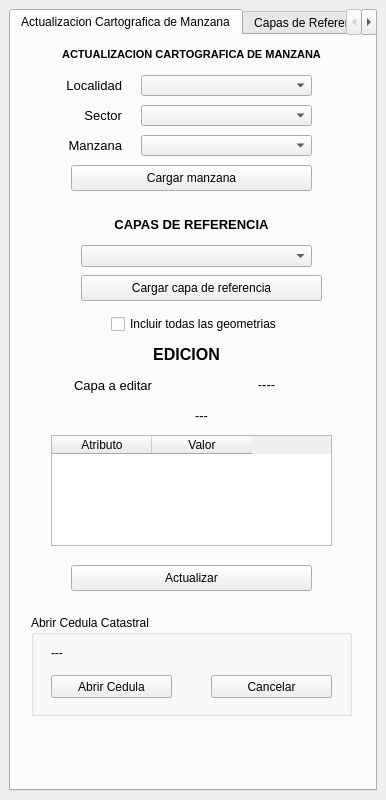
<?xml version="1.0" encoding="UTF-8"?>
<ui version="4.0">
 <class>actualizacioncatastralv2DockWidgetBase</class>
 <widget class="QDockWidget" name="actualizacioncatastralv2DockWidgetBase">
  <property name="geometry">
   <rect>
    <x>0</x>
    <y>0</y>
    <width>386</width>
    <height>800</height>
   </rect>
  </property>
  <property name="windowTitle">
   <string>actualizacioncatastralv2</string>
  </property>
  <widget class="QWidget" name="dockWidgetContents">
   <layout class="QGridLayout" name="gridLayout">
    <item row="0" column="0">
     <widget class="QTabWidget" name="tabWidget">
      <property name="currentIndex">
       <number>0</number>
      </property>
      <widget class="QWidget" name="tab">
       <attribute name="title">
        <string>Actualizacion Cartografica de Manzana</string>
       </attribute>
       <widget class="QComboBox" name="comboLocalidad">
        <property name="geometry">
         <rect>
          <x>130</x>
          <y>40</y>
          <width>171</width>
          <height>21</height>
         </rect>
        </property>
        <property name="styleSheet">
         <string notr="true">font: 25 8pt &quot;Bahnschrift Light&quot;;</string>
        </property>
       </widget>
       <widget class="QComboBox" name="comboSector">
        <property name="geometry">
         <rect>
          <x>130</x>
          <y>70</y>
          <width>171</width>
          <height>21</height>
         </rect>
        </property>
        <property name="styleSheet">
         <string notr="true">font: 25 8pt &quot;Bahnschrift Light&quot;;</string>
        </property>
       </widget>
       <widget class="QComboBox" name="comboManzana">
        <property name="geometry">
         <rect>
          <x>130</x>
          <y>100</y>
          <width>171</width>
          <height>21</height>
         </rect>
        </property>
        <property name="styleSheet">
         <string notr="true">font: 25 8pt &quot;Bahnschrift Light&quot;;</string>
        </property>
       </widget>
       <widget class="QLabel" name="label">
        <property name="geometry">
         <rect>
          <x>0</x>
          <y>40</y>
          <width>111</width>
          <height>21</height>
         </rect>
        </property>
        <property name="styleSheet">
         <string notr="true">font: 25 8pt &quot;Bahnschrift Light&quot;;
</string>
        </property>
        <property name="text">
         <string>&lt;html&gt;&lt;head/&gt;&lt;body&gt;&lt;p align=&quot;right&quot;&gt;&lt;span style=&quot; font-size:10pt;&quot;&gt;Localidad&lt;/span&gt;&lt;/p&gt;&lt;/body&gt;&lt;/html&gt;</string>
        </property>
       </widget>
       <widget class="QLabel" name="label_2">
        <property name="geometry">
         <rect>
          <x>0</x>
          <y>70</y>
          <width>111</width>
          <height>21</height>
         </rect>
        </property>
        <property name="styleSheet">
         <string notr="true">font: 25 8pt &quot;Bahnschrift Light&quot;;</string>
        </property>
        <property name="text">
         <string>&lt;html&gt;&lt;head/&gt;&lt;body&gt;&lt;p align=&quot;right&quot;&gt;&lt;span style=&quot; font-size:10pt;&quot;&gt;Sector&lt;/span&gt;&lt;/p&gt;&lt;/body&gt;&lt;/html&gt;</string>
        </property>
       </widget>
       <widget class="QLabel" name="label_3">
        <property name="geometry">
         <rect>
          <x>0</x>
          <y>100</y>
          <width>111</width>
          <height>21</height>
         </rect>
        </property>
        <property name="styleSheet">
         <string notr="true">font: 25 8pt &quot;Bahnschrift Light&quot;;</string>
        </property>
        <property name="text">
         <string>&lt;html&gt;&lt;head/&gt;&lt;body&gt;&lt;p align=&quot;right&quot;&gt;&lt;span style=&quot; font-size:10pt;&quot;&gt;Manzana&lt;/span&gt;&lt;/p&gt;&lt;/body&gt;&lt;/html&gt;</string>
        </property>
       </widget>
       <widget class="QPushButton" name="botonCargar">
        <property name="geometry">
         <rect>
          <x>60</x>
          <y>130</y>
          <width>241</width>
          <height>26</height>
         </rect>
        </property>
        <property name="styleSheet">
         <string notr="true">font: 25 8pt &quot;Bahnschrift Light&quot;;</string>
        </property>
        <property name="text">
         <string>Cargar manzana</string>
        </property>
       </widget>
       <widget class="QLabel" name="labelEdicion">
        <property name="geometry">
         <rect>
          <x>0</x>
          <y>310</y>
          <width>351</width>
          <height>20</height>
         </rect>
        </property>
        <property name="styleSheet">
         <string notr="true">font: 25 8pt &quot;Bahnschrift Light&quot;;</string>
        </property>
        <property name="text">
         <string>&lt;html&gt;&lt;head/&gt;&lt;body&gt;&lt;p align=&quot;center&quot;&gt;&lt;span style=&quot; font-size:12pt; font-weight:600;&quot;&gt;EDICION&lt;/span&gt;&lt;/p&gt;&lt;/body&gt;&lt;/html&gt;</string>
        </property>
       </widget>
       <widget class="QLabel" name="labelTituloEditar">
        <property name="geometry">
         <rect>
          <x>0</x>
          <y>340</y>
          <width>141</width>
          <height>21</height>
         </rect>
        </property>
        <property name="styleSheet">
         <string notr="true">font: 25 8pt &quot;Bahnschrift Light&quot;;</string>
        </property>
        <property name="text">
         <string>&lt;html&gt;&lt;head/&gt;&lt;body&gt;&lt;p align=&quot;right&quot;&gt;&lt;span style=&quot; font-size:10pt;&quot;&gt;Capa a editar&lt;/span&gt;&lt;/p&gt;&lt;/body&gt;&lt;/html&gt;</string>
        </property>
       </widget>
       <widget class="QTableWidget" name="tablaEdicion">
        <property name="geometry">
         <rect>
          <x>40</x>
          <y>400</y>
          <width>281</width>
          <height>111</height>
         </rect>
        </property>
        <property name="styleSheet">
         <string notr="true">font: 25 8pt &quot;Bahnschrift Light&quot;;</string>
        </property>
        <column>
         <property name="text">
          <string>Atributo</string>
         </property>
        </column>
        <column>
         <property name="text">
          <string>Valor</string>
         </property>
        </column>
       </widget>
       <widget class="QPushButton" name="botonEditar">
        <property name="geometry">
         <rect>
          <x>60</x>
          <y>530</y>
          <width>241</width>
          <height>26</height>
         </rect>
        </property>
        <property name="styleSheet">
         <string notr="true">font: 25 8pt &quot;Bahnschrift Light&quot;;</string>
        </property>
        <property name="text">
         <string>Actualizar</string>
        </property>
       </widget>
       <widget class="QLabel" name="labelCapaEdicion">
        <property name="geometry">
         <rect>
          <x>150</x>
          <y>340</y>
          <width>211</width>
          <height>20</height>
         </rect>
        </property>
        <property name="styleSheet">
         <string notr="true">font: 25 8pt &quot;Bahnschrift Light&quot;;</string>
        </property>
        <property name="text">
         <string>&lt;html&gt;&lt;head/&gt;&lt;body&gt;&lt;p align=&quot;center&quot;&gt;&lt;span style=&quot; font-size:10pt;&quot;&gt;----&lt;/span&gt;&lt;/p&gt;&lt;/body&gt;&lt;/html&gt;</string>
        </property>
       </widget>
       <widget class="QLabel" name="labelStatusEdicion">
        <property name="geometry">
         <rect>
          <x>10</x>
          <y>370</y>
          <width>361</width>
          <height>21</height>
         </rect>
        </property>
        <property name="styleSheet">
         <string notr="true">font: 25 8pt &quot;Bahnschrift Light&quot;;</string>
        </property>
        <property name="text">
         <string>&lt;html&gt;&lt;head/&gt;&lt;body&gt;&lt;p align=&quot;center&quot;&gt;&lt;span style=&quot; font-size:10pt;&quot;&gt;---&lt;/span&gt;&lt;/p&gt;&lt;/body&gt;&lt;/html&gt;</string>
        </property>
       </widget>
       <widget class="QLabel" name="labelEdicion_2">
        <property name="geometry">
         <rect>
          <x>0</x>
          <y>10</y>
          <width>361</width>
          <height>20</height>
         </rect>
        </property>
        <property name="styleSheet">
         <string notr="true">font: 25 7pt &quot;Bahnschrift Light&quot;;</string>
        </property>
        <property name="text">
         <string>&lt;html&gt;&lt;head/&gt;&lt;body&gt;&lt;p align=&quot;center&quot;&gt;&lt;span style=&quot; font-size:8pt; font-weight:600;&quot;&gt;ACTUALIZACION CARTOGRAFICA DE MANZANA&lt;/span&gt;&lt;/p&gt;&lt;/body&gt;&lt;/html&gt;</string>
        </property>
       </widget>
       <widget class="QComboBox" name="comboCapaReferencia">
        <property name="geometry">
         <rect>
          <x>70</x>
          <y>210</y>
          <width>231</width>
          <height>22</height>
         </rect>
        </property>
       </widget>
       <widget class="QLabel" name="labelEdicion_3">
        <property name="geometry">
         <rect>
          <x>0</x>
          <y>180</y>
          <width>361</width>
          <height>20</height>
         </rect>
        </property>
        <property name="styleSheet">
         <string notr="true">font: 25 7pt &quot;Bahnschrift Light&quot;;</string>
        </property>
        <property name="text">
         <string>&lt;html&gt;&lt;head/&gt;&lt;body&gt;&lt;p align=&quot;center&quot;&gt;&lt;span style=&quot; font-size:10pt; font-weight:600;&quot;&gt;CAPAS DE REFERENCIA&lt;/span&gt;&lt;/p&gt;&lt;/body&gt;&lt;/html&gt;</string>
        </property>
       </widget>
       <widget class="QPushButton" name="botonCargarReferencia">
        <property name="geometry">
         <rect>
          <x>70</x>
          <y>240</y>
          <width>241</width>
          <height>26</height>
         </rect>
        </property>
        <property name="text">
         <string>Cargar capa de referencia</string>
        </property>
       </widget>
       <widget class="QCheckBox" name="checkTodasGeom">
        <property name="geometry">
         <rect>
          <x>100</x>
          <y>280</y>
          <width>171</width>
          <height>18</height>
         </rect>
        </property>
        <property name="text">
         <string>Incluir todas las geometrias</string>
        </property>
       </widget>
       <widget class="QGroupBox" name="groupBox">
        <property name="geometry">
         <rect>
          <x>20</x>
          <y>580</y>
          <width>321</width>
          <height>101</height>
         </rect>
        </property>
        <property name="title">
         <string>Abrir Cedula Catastral</string>
        </property>
        <widget class="QPushButton" name="btnAbrirCedula">
         <property name="geometry">
          <rect>
           <x>20</x>
           <y>60</y>
           <width>121</width>
           <height>23</height>
          </rect>
         </property>
         <property name="text">
          <string>Abrir Cedula</string>
         </property>
        </widget>
        <widget class="QPushButton" name="btnCancelAperCedula">
         <property name="geometry">
          <rect>
           <x>180</x>
           <y>60</y>
           <width>121</width>
           <height>23</height>
          </rect>
         </property>
         <property name="text">
          <string>Cancelar</string>
         </property>
        </widget>
        <widget class="QLabel" name="lbEstatusCedula">
         <property name="geometry">
          <rect>
           <x>20</x>
           <y>30</y>
           <width>281</width>
           <height>16</height>
          </rect>
         </property>
         <property name="text">
          <string>---</string>
         </property>
        </widget>
       </widget>
      </widget>
      <widget class="QWidget" name="tab_2">
       <attribute name="title">
        <string>Capas de Referencia</string>
       </attribute>
       <widget class="QLabel" name="labelCapaEdicionRef">
        <property name="geometry">
         <rect>
          <x>80</x>
          <y>130</y>
          <width>191</width>
          <height>20</height>
         </rect>
        </property>
        <property name="styleSheet">
         <string notr="true">font: 25 8pt &quot;Bahnschrift Light&quot;;</string>
        </property>
        <property name="text">
         <string>&lt;html&gt;&lt;head/&gt;&lt;body&gt;&lt;p align=&quot;center&quot;&gt;&lt;span style=&quot; font-size:10pt;&quot;&gt;----&lt;/span&gt;&lt;/p&gt;&lt;/body&gt;&lt;/html&gt;</string>
        </property>
       </widget>
       <widget class="QLabel" name="labelTituloEditar_2">
        <property name="geometry">
         <rect>
          <x>0</x>
          <y>50</y>
          <width>141</width>
          <height>21</height>
         </rect>
        </property>
        <property name="styleSheet">
         <string notr="true">font: 25 8pt &quot;Bahnschrift Light&quot;;</string>
        </property>
        <property name="text">
         <string>&lt;html&gt;&lt;head/&gt;&lt;body&gt;&lt;p align=&quot;right&quot;&gt;&lt;span style=&quot; font-size:10pt;&quot;&gt;Capa a cargar&lt;/span&gt;&lt;/p&gt;&lt;/body&gt;&lt;/html&gt;</string>
        </property>
       </widget>
       <widget class="QLabel" name="labelStatusEdicionRef">
        <property name="geometry">
         <rect>
          <x>0</x>
          <y>150</y>
          <width>361</width>
          <height>21</height>
         </rect>
        </property>
        <property name="styleSheet">
         <string notr="true">font: 25 8pt &quot;Bahnschrift Light&quot;;</string>
        </property>
        <property name="text">
         <string>&lt;html&gt;&lt;head/&gt;&lt;body&gt;&lt;p align=&quot;center&quot;&gt;&lt;span style=&quot; font-size:10pt;&quot;&gt;---&lt;/span&gt;&lt;/p&gt;&lt;/body&gt;&lt;/html&gt;</string>
        </property>
       </widget>
       <widget class="QPushButton" name="botonActualizarRef">
        <property name="geometry">
         <rect>
          <x>30</x>
          <y>380</y>
          <width>301</width>
          <height>26</height>
         </rect>
        </property>
        <property name="styleSheet">
         <string notr="true">font: 25 8pt &quot;Bahnschrift Light&quot;;</string>
        </property>
        <property name="text">
         <string>Actualizar datos</string>
        </property>
       </widget>
       <widget class="QLabel" name="labelEdicion_4">
        <property name="geometry">
         <rect>
          <x>0</x>
          <y>20</y>
          <width>361</width>
          <height>20</height>
         </rect>
        </property>
        <property name="styleSheet">
         <string notr="true">font: 25 8pt &quot;Bahnschrift Light&quot;;</string>
        </property>
        <property name="text">
         <string>&lt;html&gt;&lt;head/&gt;&lt;body&gt;&lt;p align=&quot;center&quot;&gt;&lt;span style=&quot; font-size:12pt; font-weight:600;&quot;&gt;EDICION DE CAPAS DE REFERENCIA&lt;/span&gt;&lt;/p&gt;&lt;/body&gt;&lt;/html&gt;</string>
        </property>
       </widget>
       <widget class="QTableWidget" name="tablaEdicionRef">
        <property name="geometry">
         <rect>
          <x>30</x>
          <y>180</y>
          <width>301</width>
          <height>191</height>
         </rect>
        </property>
        <property name="styleSheet">
         <string notr="true">font: 25 8pt &quot;Bahnschrift Light&quot;;</string>
        </property>
        <column>
         <property name="text">
          <string>Atributo</string>
         </property>
        </column>
        <column>
         <property name="text">
          <string>Valor</string>
         </property>
        </column>
       </widget>
       <widget class="QComboBox" name="comboCapasEdicion">
        <property name="geometry">
         <rect>
          <x>160</x>
          <y>50</y>
          <width>171</width>
          <height>22</height>
         </rect>
        </property>
        <item>
         <property name="text">
          <string>Estado</string>
         </property>
        </item>
        <item>
         <property name="text">
          <string>Region Catastral</string>
         </property>
        </item>
        <item>
         <property name="text">
          <string>Municipios</string>
         </property>
        </item>
        <item>
         <property name="text">
          <string>Secciones</string>
         </property>
        </item>
        <item>
         <property name="text">
          <string>Localidades</string>
         </property>
        </item>
        <item>
         <property name="text">
          <string>Sectores</string>
         </property>
        </item>
        <item>
         <property name="text">
          <string>Calles</string>
         </property>
        </item>
        <item>
         <property name="text">
          <string>Colonias</string>
         </property>
        </item>
        <item>
         <property name="text">
          <string>Codigo Postal</string>
         </property>
        </item>
        <item>
         <property name="text">
          <string>Zona Uno</string>
         </property>
        </item>
        <item>
         <property name="text">
          <string>Zona Dos</string>
         </property>
        </item>
        <item>
         <property name="text">
          <string>Area de Valor</string>
         </property>
        </item>
       </widget>
       <widget class="QPushButton" name="botonActivarEdicion">
        <property name="geometry">
         <rect>
          <x>54</x>
          <y>90</y>
          <width>261</width>
          <height>26</height>
         </rect>
        </property>
        <property name="text">
         <string>Activar Edicion de Referencia</string>
        </property>
       </widget>
       <widget class="QPushButton" name="botonCancelarReferencia">
        <property name="geometry">
         <rect>
          <x>220</x>
          <y>420</y>
          <width>111</width>
          <height>26</height>
         </rect>
        </property>
        <property name="text">
         <string>Cancelar cambios</string>
        </property>
       </widget>
       <widget class="QPushButton" name="botonGuardarRef">
        <property name="geometry">
         <rect>
          <x>30</x>
          <y>420</y>
          <width>181</width>
          <height>26</height>
         </rect>
        </property>
        <property name="text">
         <string>Guardar capa de referencia</string>
        </property>
       </widget>
       <widget class="QLabel" name="tituloServiciosCalles">
        <property name="geometry">
         <rect>
          <x>0</x>
          <y>470</y>
          <width>371</width>
          <height>20</height>
         </rect>
        </property>
        <property name="styleSheet">
         <string notr="true">font: 25 8pt &quot;Bahnschrift Light&quot;;</string>
        </property>
        <property name="text">
         <string>&lt;html&gt;&lt;head/&gt;&lt;body&gt;&lt;p align=&quot;center&quot;&gt;&lt;span style=&quot; font-size:12pt; font-weight:600;&quot;&gt;SERVICIOS DE CALLES&lt;/span&gt;&lt;/p&gt;&lt;/body&gt;&lt;/html&gt;</string>
        </property>
       </widget>
       <widget class="QTableWidget" name="tablaServiciosCalles">
        <property name="geometry">
         <rect>
          <x>30</x>
          <y>500</y>
          <width>301</width>
          <height>181</height>
         </rect>
        </property>
        <column>
         <property name="text">
          <string>Servicio</string>
         </property>
        </column>
        <column>
         <property name="text">
          <string>Servicio2</string>
         </property>
        </column>
       </widget>
       <widget class="QPushButton" name="botonActualizarServiciosCalles">
        <property name="geometry">
         <rect>
          <x>30</x>
          <y>690</y>
          <width>301</width>
          <height>26</height>
         </rect>
        </property>
        <property name="styleSheet">
         <string notr="true">font: 25 8pt &quot;Bahnschrift Light&quot;;</string>
        </property>
        <property name="text">
         <string>Actualizar servicios</string>
        </property>
       </widget>
      </widget>
     </widget>
    </item>
   </layout>
  </widget>
 </widget>
 <resources/>
 <connections/>
</ui>
